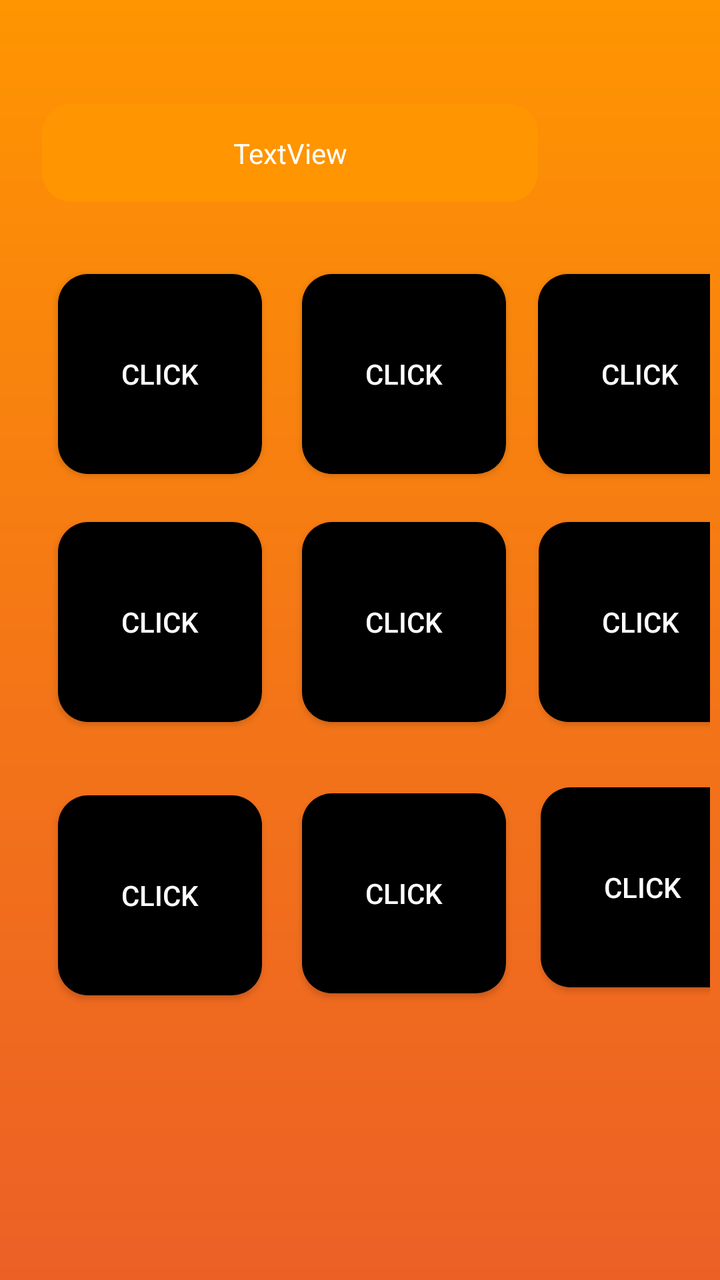
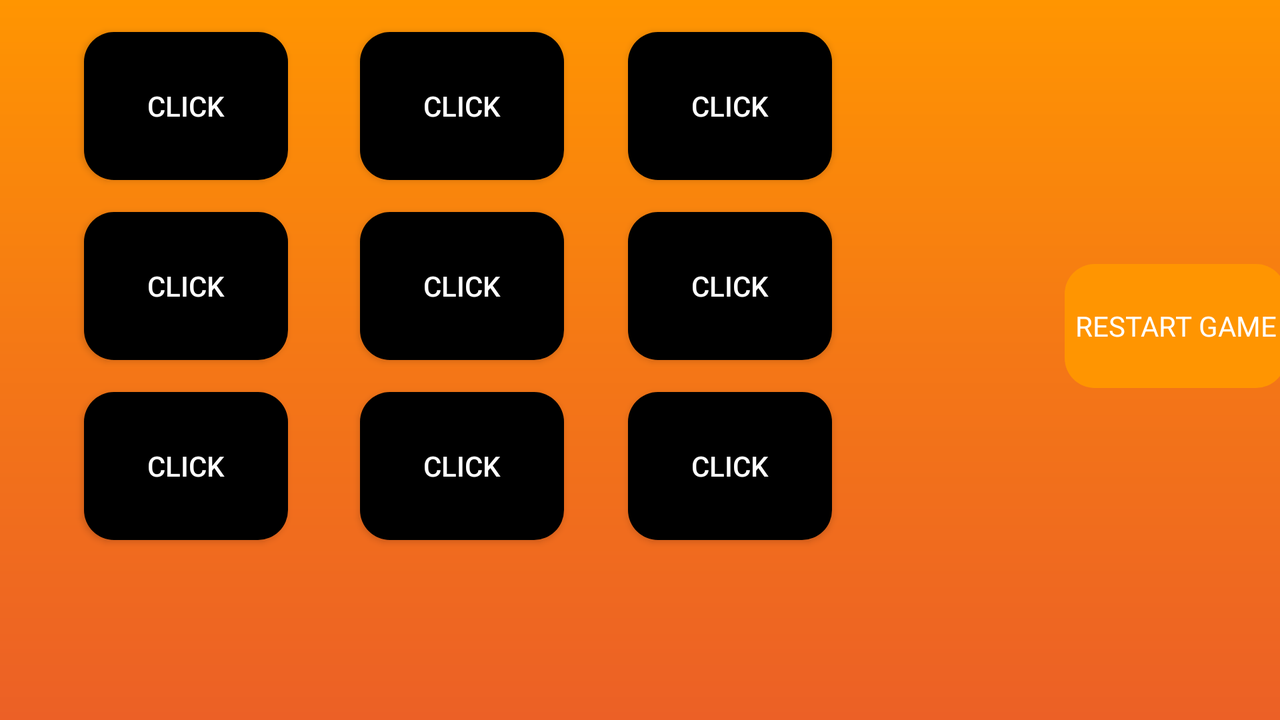

First picture: res/layout/ on a phone held upright. Second picture: the repository's own variant of that layout, on a device whose configuration matches the variant's folder. Source for both follows.
<!-- AndroidManifest.xml: application theme Theme.TicTacTieUI -->
<!-- res/layout/activity_game_ui.xml -->
<?xml version="1.0" encoding="utf-8"?>
<androidx.constraintlayout.widget.ConstraintLayout xmlns:android="http://schemas.android.com/apk/res/android"
    xmlns:app="http://schemas.android.com/apk/res-auto"
    xmlns:tools="http://schemas.android.com/tools"
    android:id="@+id/game_iu_"
    android:layout_width="match_parent"
    android:layout_height="match_parent"
    android:background="@drawable/custom_game_ui"
    android:padding="5dp"
    android:paddingLeft="5dp"
    android:paddingRight="5dp"
    tools:context=".GameUI">

    <androidx.constraintlayout.widget.Guideline
        android:id="@+id/guideline3"
        android:layout_width="wrap_content"
        android:layout_height="wrap_content"
        android:orientation="horizontal"
        app:layout_constraintGuide_begin="567dp" />

    <androidx.appcompat.widget.AppCompatButton
        android:id="@+id/b8"
        android:layout_width="wrap_content"
        android:layout_height="wrap_content"
        android:layout_marginStart="20dp"
        android:layout_marginTop="32dp"
        android:layout_marginBottom="32dp"
        android:width="102dp"
        android:height="100dp"
        android:background="@drawable/choice_btn_bg"
        android:text="@string/button_"
        android:textColor="@color/white"
        app:layout_constraintBottom_toTopOf="@+id/guideline3"
        app:layout_constraintStart_toEndOf="@+id/b7"
        app:layout_constraintTop_toBottomOf="@+id/b5"
        app:layout_constraintVertical_bias="0.08" />

    <androidx.appcompat.widget.AppCompatButton
        android:id="@+id/b3"
        android:layout_width="wrap_content"
        android:layout_height="wrap_content"
        android:layout_marginTop="132dp"
        android:width="102dp"
        android:height="100dp"
        android:background="@drawable/choice_btn_bg"
        android:text="@string/button_"
        android:textColor="@color/white"
        app:layout_constraintEnd_toStartOf="@+id/guideline10"
        app:layout_constraintHorizontal_bias="0.516"
        app:layout_constraintStart_toEndOf="@+id/b2"
        app:layout_constraintTop_toTopOf="parent" />

    <androidx.appcompat.widget.AppCompatButton
        android:id="@+id/b6"
        android:layout_width="wrap_content"
        android:layout_height="wrap_content"
        android:layout_marginStart="20dp"
        android:layout_marginTop="24dp"
        android:layout_marginEnd="20dp"
        android:width="102dp"
        android:height="100dp"
        android:background="@drawable/choice_btn_bg"
        android:text="@string/button_"
        android:textColor="@color/white"
        app:layout_constraintEnd_toStartOf="@+id/guideline10"
        app:layout_constraintHorizontal_bias="0.415"
        app:layout_constraintStart_toEndOf="@+id/b5"
        app:layout_constraintTop_toBottomOf="@+id/b3" />

    <androidx.appcompat.widget.AppCompatButton
        android:id="@+id/b7"
        android:layout_width="wrap_content"
        android:layout_height="wrap_content"
        android:layout_marginStart="8dp"
        android:layout_marginTop="32dp"
        android:layout_marginBottom="32dp"
        android:width="102dp"
        android:height="100dp"
        android:background="@drawable/choice_btn_bg"
        android:text="@string/button_"
        android:textColor="@color/white"
        app:layout_constraintBottom_toTopOf="@+id/guideline3"
        app:layout_constraintStart_toStartOf="@+id/guideline9"
        app:layout_constraintTop_toBottomOf="@+id/b4"
        app:layout_constraintVertical_bias="0.098" />

    <androidx.appcompat.widget.AppCompatButton
        android:id="@+id/b2"
        android:layout_width="wrap_content"
        android:layout_height="wrap_content"
        android:layout_marginStart="20dp"
        android:layout_marginTop="132dp"
        android:width="102dp"
        android:height="100dp"
        android:background="@drawable/choice_btn_bg"
        android:text="@string/button_"
        android:textColor="@color/white"
        app:layout_constraintStart_toEndOf="@+id/b1"
        app:layout_constraintTop_toTopOf="parent" />

    <androidx.appcompat.widget.AppCompatButton
        android:id="@+id/b5"
        android:layout_width="wrap_content"
        android:layout_height="wrap_content"
        android:layout_marginStart="20dp"
        android:layout_marginTop="24dp"
        android:width="102dp"
        android:height="100dp"
        android:background="@drawable/choice_btn_bg"
        android:text="@string/button_"
        android:textColor="@color/white"
        app:layout_constraintStart_toEndOf="@+id/b4"
        app:layout_constraintTop_toBottomOf="@+id/b2" />

    <androidx.appcompat.widget.AppCompatButton
        android:id="@+id/b4"
        android:layout_width="wrap_content"
        android:layout_height="wrap_content"
        android:layout_marginStart="8dp"
        android:layout_marginTop="24dp"
        android:width="102dp"
        android:height="100dp"
        android:background="@drawable/choice_btn_bg"
        android:text="@string/button_"
        android:textColor="@color/white"
        app:layout_constraintStart_toStartOf="@+id/guideline9"
        app:layout_constraintTop_toBottomOf="@+id/b1" />

    <androidx.appcompat.widget.AppCompatButton
        android:id="@+id/b1"
        android:layout_width="wrap_content"
        android:layout_height="wrap_content"
        android:layout_marginStart="8dp"
        android:layout_marginTop="132dp"
        android:width="102dp"
        android:height="100dp"
        android:background="@drawable/choice_btn_bg"
        android:text="@string/button_"
        android:textColor="@color/white"
        app:layout_constraintStart_toStartOf="@+id/guideline9"
        app:layout_constraintTop_toTopOf="parent" />

    <androidx.appcompat.widget.AppCompatButton
        android:id="@+id/b9"
        android:layout_width="wrap_content"
        android:layout_height="wrap_content"
        android:layout_marginStart="20dp"
        android:layout_marginEnd="20dp"
        android:layout_marginBottom="32dp"
        android:width="102dp"
        android:height="100dp"
        android:background="@drawable/choice_btn_bg"
        android:text="@string/button_"
        android:textColor="@color/white"
        app:layout_constraintBottom_toTopOf="@+id/guideline3"
        app:layout_constraintEnd_toStartOf="@+id/guideline10"
        app:layout_constraintHorizontal_bias="0.333"
        app:layout_constraintStart_toEndOf="@+id/b8"
        app:layout_constraintTop_toTopOf="@+id/guideline2"
        app:layout_constraintVertical_bias="0.857" />

    <androidx.constraintlayout.widget.Guideline
        android:id="@+id/guideline4"
        android:layout_width="wrap_content"
        android:layout_height="wrap_content"
        android:orientation="horizontal"
        app:layout_constraintGuide_begin="655dp" />

    <androidx.appcompat.widget.AppCompatButton
        android:id="@+id/settings_btn"
        android:layout_width="84dp"
        android:layout_height="29dp"
        android:background="@drawable/restart"
        android:gravity="center"
        android:text="@string/settings"
        android:textColor="@color/white_center"
        android:textFontWeight="500"
        android:visibility="invisible"
        app:layout_constraintBottom_toBottomOf="parent"
        app:layout_constraintEnd_toEndOf="parent"
        app:layout_constraintHorizontal_bias="0.951"
        app:layout_constraintStart_toStartOf="parent"
        app:layout_constraintTop_toTopOf="parent"
        app:layout_constraintVertical_bias="0.022"
        tools:ignore="TouchTargetSizeCheck" />

    <androidx.appcompat.widget.AppCompatButton
        android:id="@+id/b10"
        android:layout_width="0dp"
        android:layout_height="wrap_content"
        android:layout_marginLeft="50dp"
        android:layout_marginRight="50dp"
        android:background="@drawable/restart"
        android:text="@string/start_over"
        android:textColor="@color/white"
        android:visibility="invisible"
        app:layout_constraintBottom_toTopOf="@+id/guideline4"
        app:layout_constraintEnd_toEndOf="parent"
        app:layout_constraintStart_toStartOf="parent"
        app:layout_constraintTop_toTopOf="@+id/guideline3" />

    <androidx.constraintlayout.widget.Guideline
        android:id="@+id/guideline2"
        android:layout_width="wrap_content"
        android:layout_height="wrap_content"
        android:orientation="horizontal"
        app:layout_constraintGuide_begin="112dp" />

    <androidx.appcompat.widget.AppCompatTextView
        android:id="@+id/textView"
        android:layout_width="248dp"
        android:layout_height="49dp"
        android:background="@drawable/custome_message"
        android:foregroundTint="#5B1678"
        android:gravity="center"
        android:text="TextView"
        android:textColor="@color/white"
        app:layout_constraintBottom_toTopOf="@+id/guideline11"
        app:layout_constraintEnd_toStartOf="@+id/guideline10"
        app:layout_constraintHorizontal_bias="0.0"
        app:layout_constraintStart_toStartOf="@+id/guideline9"
        app:layout_constraintTop_toTopOf="@+id/guideline12"
        app:layout_constraintVertical_bias="0.87" />

    <androidx.constraintlayout.widget.Guideline
        android:id="@+id/guideline9"
        android:layout_width="wrap_content"
        android:layout_height="wrap_content"
        android:orientation="vertical"
        app:layout_constraintGuide_begin="16dp" />

    <androidx.constraintlayout.widget.Guideline
        android:id="@+id/guideline10"
        android:layout_width="wrap_content"
        android:layout_height="wrap_content"
        android:orientation="vertical"
        app:layout_constraintGuide_begin="381dp" />

    <androidx.constraintlayout.widget.Guideline
        android:id="@+id/guideline11"
        android:layout_width="wrap_content"
        android:layout_height="wrap_content"
        android:orientation="horizontal"
        app:layout_constraintGuide_begin="96dp" />

    <androidx.constraintlayout.widget.Guideline
        android:id="@+id/guideline12"
        android:layout_width="wrap_content"
        android:layout_height="wrap_content"
        android:orientation="horizontal"
        app:layout_constraintGuide_begin="47dp" />

</androidx.constraintlayout.widget.ConstraintLayout>
<!-- resources referenced by this layout -->
<resources>
  <color name="white">#FFFFFFFF</color>
  <color name="white_center">#E1E1E1</color>
  <!-- drawable choice_btn_bg (drawable) -->
  <?xml version="1.0" encoding="utf-8"?>
  <shape xmlns:android="http://schemas.android.com/apk/res/android" android:shape="rectangle">
  
     <solid android:color="@color/black"/>
      <corners android:radius="15dp"/>
  
  </shape>
  <!-- drawable custom_game_ui (drawable) -->
  <?xml version="1.0" encoding="utf-8"?>
  <shape xmlns:android="http://schemas.android.com/apk/res/android" android:shape="rectangle">
  
      <gradient android:startColor="@color/btn_start" android:centerColor="@color/btn_center" android:endColor="@color/UI_dg_end" android:type="linear" android:angle="90"/>
      <corners android:radius="0dp"/>
  
  </shape>
  <!-- drawable custome_message (drawable) -->
  <?xml version="1.0" encoding="utf-8"?>
  <shape xmlns:android="http://schemas.android.com/apk/res/android" android:shape="rectangle">
  
      <gradient android:startColor="@color/UI_dg_end" android:centerColor="@color/UI_dg_end" android:endColor="@color/UI_dg_end" android:type="linear" android:angle="45"/>
      <corners android:radius="15dp"/>
  </shape>
  <!-- drawable restart (drawable) -->
  <?xml version="1.0" encoding="utf-8"?>
  <shape xmlns:android="http://schemas.android.com/apk/res/android" android:shape="rectangle">
  
     <solid android:color="#3F9E43"/>
      <corners android:radius="15dp"/>
  
  </shape>
  <string name="button_">Click</string>
  <string name="settings">SETTINGS</string>
  <string name="start_over">RESTART GAME</string>
  <style name="Theme.TicTacTieUI" parent="Theme.MaterialComponents.DayNight.NoActionBar">
          
          <item name="colorPrimary">@color/purple_500</item>
          <item name="colorPrimaryVariant">@color/black</item>
          <item name="colorOnPrimary">@color/white</item>
          
          <item name="colorSecondary">@color/teal_200</item>
          <item name="colorSecondaryVariant">@color/teal_700</item>
          <item name="colorOnSecondary">@color/black</item>
          
          <item name="android:statusBarColor" tools:targetApi="l">?attr/colorPrimaryVariant</item>
          <item name="android:navigationBarColor" tools:targetApi="l">?attr/colorPrimaryVariant</item>
          
      </style>
  <color name="black">#FF000000</color>
  <color name="btn_start">#EC6026</color>
  <color name="btn_center">#F47716</color>
  <color name="UI_dg_end">#FF9501</color>
  <color name="purple_500">#FF6200EE</color>
  <color name="teal_200">#FF03DAC5</color>
  <color name="teal_700">#FF018786</color>
</resources>
<!-- res/layout-land/activity_game_ui.xml (the repository's variant of the layout above) -->
<!-- drawn on the phone turned sideways -->
<?xml version="1.0" encoding="utf-8"?>
<androidx.constraintlayout.widget.ConstraintLayout xmlns:android="http://schemas.android.com/apk/res/android"
    xmlns:app="http://schemas.android.com/apk/res-auto"
    xmlns:tools="http://schemas.android.com/tools"
    android:id="@+id/game_iu_"
    android:layout_width="match_parent"
    android:layout_height="match_parent"
    android:background="@drawable/custom_game_ui"
    tools:context=".GameUI">

    <androidx.appcompat.widget.AppCompatButton
        android:id="@+id/b8"
        android:layout_width="wrap_content"
        android:layout_height="74dp"
        android:layout_marginStart="36dp"
        android:layout_marginTop="16dp"
        android:width="102dp"
        android:height="100dp"
        android:background="@drawable/choice_btn_bg"
        android:text="@string/button_"
        android:textColor="@color/white"
        app:layout_constraintBottom_toTopOf="@+id/guideline6"
        app:layout_constraintStart_toEndOf="@+id/b7"
        app:layout_constraintTop_toBottomOf="@+id/b5"
        app:layout_constraintVertical_bias="0.0" />

    <androidx.appcompat.widget.AppCompatButton
        android:id="@+id/b3"
        android:layout_width="wrap_content"
        android:layout_height="74dp"
        android:layout_marginStart="16dp"
        android:width="102dp"
        android:height="100dp"
        android:background="@drawable/choice_btn_bg"
        android:text="@string/button_"
        android:textColor="@color/white"
        app:layout_constraintEnd_toStartOf="@+id/guideline8"
        app:layout_constraintHorizontal_bias="0.213"
        app:layout_constraintStart_toEndOf="@+id/b2"
        app:layout_constraintTop_toTopOf="@+id/guideline5" />

    <androidx.appcompat.widget.AppCompatButton
        android:id="@+id/b6"
        android:layout_width="wrap_content"
        android:layout_height="74dp"
        android:layout_marginTop="16dp"
        android:width="102dp"
        android:height="100dp"
        android:background="@drawable/choice_btn_bg"
        android:text="@string/button_"
        android:textColor="@color/white"
        app:layout_constraintEnd_toStartOf="@+id/guideline8"
        app:layout_constraintHorizontal_bias="0.351"
        app:layout_constraintStart_toEndOf="@+id/b5"
        app:layout_constraintTop_toBottomOf="@+id/b3" />

    <androidx.appcompat.widget.AppCompatButton
        android:id="@+id/b7"
        android:layout_width="wrap_content"
        android:layout_height="74dp"
        android:layout_marginStart="8dp"
        android:layout_marginTop="16dp"
        android:width="102dp"
        android:height="100dp"
        android:background="@drawable/choice_btn_bg"
        android:text="@string/button_"
        android:textColor="@color/white"
        app:layout_constraintBottom_toTopOf="@+id/guideline6"
        app:layout_constraintStart_toStartOf="@+id/guideline7"
        app:layout_constraintTop_toBottomOf="@+id/b4"
        app:layout_constraintVertical_bias="0.0" />

    <androidx.appcompat.widget.AppCompatButton
        android:id="@+id/b2"
        android:layout_width="wrap_content"
        android:layout_height="74dp"
        android:layout_marginStart="36dp"
        android:width="102dp"
        android:height="100dp"
        android:background="@drawable/choice_btn_bg"
        android:text="@string/button_"
        android:textColor="@color/white"
        app:layout_constraintStart_toEndOf="@+id/b1"
        app:layout_constraintTop_toTopOf="@+id/guideline5" />

    <androidx.appcompat.widget.AppCompatButton
        android:id="@+id/b5"
        android:layout_width="wrap_content"
        android:layout_height="74dp"
        android:layout_marginStart="36dp"
        android:layout_marginTop="16dp"
        android:width="102dp"
        android:height="100dp"
        android:background="@drawable/choice_btn_bg"
        android:text="@string/button_"
        android:textColor="@color/white"
        app:layout_constraintStart_toEndOf="@+id/b4"
        app:layout_constraintTop_toBottomOf="@+id/b2" />

    <androidx.appcompat.widget.AppCompatButton
        android:id="@+id/b4"
        android:layout_width="wrap_content"
        android:layout_height="74dp"
        android:layout_marginStart="8dp"
        android:layout_marginTop="16dp"
        android:width="102dp"
        android:height="100dp"
        android:background="@drawable/choice_btn_bg"
        android:text="@string/button_"
        android:textColor="@color/white"
        app:layout_constraintStart_toStartOf="@+id/guideline7"
        app:layout_constraintTop_toBottomOf="@+id/b1" />

    <androidx.appcompat.widget.AppCompatButton
        android:id="@+id/b1"
        android:layout_width="wrap_content"
        android:layout_height="74dp"
        android:layout_marginStart="8dp"
        android:width="102dp"
        android:height="100dp"
        android:background="@drawable/choice_btn_bg"
        android:text="@string/button_"
        android:textColor="@color/white"
        app:layout_constraintStart_toStartOf="@+id/guideline7"
        app:layout_constraintTop_toTopOf="@+id/guideline5" />

    <androidx.appcompat.widget.AppCompatButton
        android:id="@+id/b9"
        android:layout_width="wrap_content"
        android:layout_height="74dp"
        android:layout_marginStart="12dp"
        android:layout_marginTop="16dp"
        android:width="102dp"
        android:height="100dp"
        android:background="@drawable/choice_btn_bg"
        android:text="@string/button_"
        android:textColor="@color/white"
        app:layout_constraintBottom_toTopOf="@+id/guideline6"
        app:layout_constraintEnd_toStartOf="@+id/guideline8"
        app:layout_constraintHorizontal_bias="0.253"
        app:layout_constraintStart_toEndOf="@+id/b8"
        app:layout_constraintTop_toBottomOf="@+id/b6"
        app:layout_constraintVertical_bias="0.0" />

    <androidx.appcompat.widget.AppCompatButton
        android:id="@+id/settings_btn"
        android:layout_width="84dp"
        android:layout_height="29dp"
        android:background="@drawable/restart"
        android:gravity="center"
        android:text="@string/settings"
        android:textColor="@color/white_center"
        android:textFontWeight="500"
        android:visibility="invisible"
        app:layout_constraintBottom_toBottomOf="parent"
        app:layout_constraintEnd_toStartOf="@+id/guideline13"
        app:layout_constraintHorizontal_bias="1.0"
        app:layout_constraintStart_toStartOf="@+id/guideline8"
        app:layout_constraintTop_toTopOf="@+id/guideline5"
        app:layout_constraintVertical_bias="0.0"
        tools:ignore="TouchTargetSizeCheck" />

    <androidx.appcompat.widget.AppCompatButton
        android:id="@+id/b10"
        android:layout_width="0dp"
        android:layout_height="wrap_content"
        android:background="@drawable/restart"
        android:text="@string/start_over"
        android:textColor="@color/white"
        android:visibility="invisible"
        app:layout_constraintBottom_toBottomOf="parent"
        app:layout_constraintEnd_toStartOf="@+id/guideline13"
        app:layout_constraintHorizontal_bias="0.0"
        app:layout_constraintStart_toStartOf="@+id/guideline8"
        app:layout_constraintTop_toTopOf="@+id/guideline5"
        app:layout_constraintVertical_bias="0.731"
        app:layout_goneMarginLeft="20dp"
        app:layout_goneMarginRight="20dp" />

    <androidx.appcompat.widget.AppCompatTextView
        android:id="@+id/textView"
        android:layout_width="wrap_content"
        android:layout_height="0dp"
        android:layout_marginLeft="20dp"
        android:layout_marginRight="20dp"
        android:background="@drawable/custome_message"
        android:foregroundTint="#5B1678"
        android:gravity="center"
        android:padding="5dp"
        android:text="@string/start_over"
        android:textColor="@color/white"
        app:layout_constraintBottom_toTopOf="@+id/guideline15"
        app:layout_constraintEnd_toStartOf="@+id/guideline13"
        app:layout_constraintStart_toStartOf="@+id/guideline8"
        app:layout_constraintTop_toTopOf="@+id/guideline14"
        app:layout_constraintVertical_bias="1.0" />

    <androidx.constraintlayout.widget.Guideline
        android:id="@+id/guideline5"
        android:layout_width="wrap_content"
        android:layout_height="wrap_content"
        android:orientation="horizontal"
        app:layout_constraintGuide_begin="16dp" />

    <androidx.constraintlayout.widget.Guideline
        android:id="@+id/guideline6"
        android:layout_width="wrap_content"
        android:layout_height="wrap_content"
        android:orientation="horizontal"
        app:layout_constraintGuide_begin="270dp" />

    <androidx.constraintlayout.widget.Guideline
        android:id="@+id/guideline7"
        android:layout_width="wrap_content"
        android:layout_height="wrap_content"
        android:orientation="vertical"
        app:layout_constraintGuide_begin="34dp" />

    <androidx.constraintlayout.widget.Guideline
        android:id="@+id/guideline8"
        android:layout_width="wrap_content"
        android:layout_height="wrap_content"
        android:orientation="vertical"
        app:layout_constraintGuide_begin="475dp" />

    <androidx.constraintlayout.widget.Guideline
        android:id="@+id/guideline13"
        android:layout_width="wrap_content"
        android:layout_height="wrap_content"
        android:orientation="vertical"
        app:layout_constraintGuide_begin="700dp" />

    <androidx.constraintlayout.widget.Guideline
        android:id="@+id/guideline14"
        android:layout_width="wrap_content"
        android:layout_height="wrap_content"
        android:orientation="horizontal"
        app:layout_constraintGuide_begin="132dp" />

    <androidx.constraintlayout.widget.Guideline
        android:id="@+id/guideline15"
        android:layout_width="wrap_content"
        android:layout_height="wrap_content"
        android:orientation="horizontal"
        app:layout_constraintGuide_begin="194dp" />

</androidx.constraintlayout.widget.ConstraintLayout>
